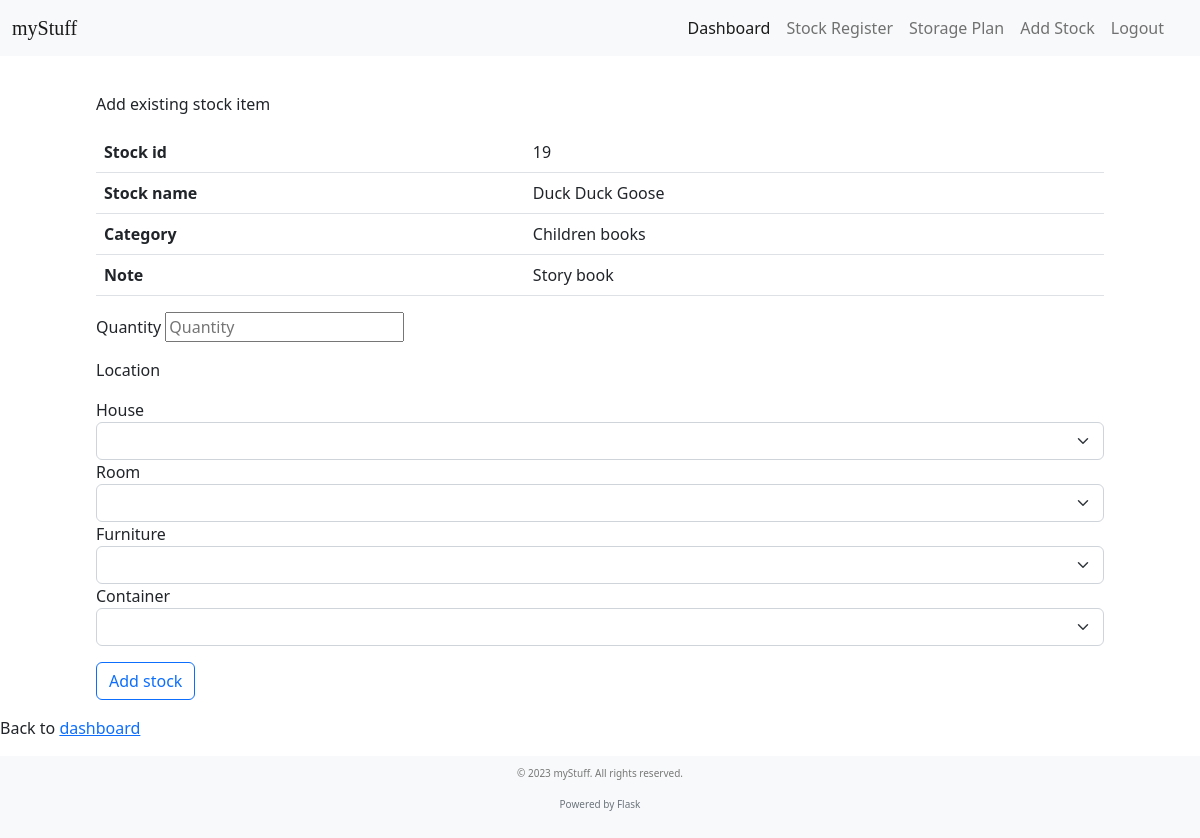
The app's page /add_existing_stock/19 (signed in) with its own data.
### tables this page shows
CREATE TABLE stock(stock_id INTEGER PRIMARY KEY AUTOINCREMENT, stock_name TEXT NOT NULL, category_id INTEGER NOT NULL, note TEXT, user_id INTEGER REFERENCES user(id), FOREIGN KEY(category_id) REFERENCES category(category_id));

CREATE TABLE category (
    category_id INTEGER PRIMARY KEY AUTOINCREMENT, 
    category TEXT NOT NULL, 
    description TEXT,
    user_id INTEGER REFERENCES user(id)
    );

### app.py (the view)
@app.route("/add_existing_stock/<int:stock_id>", methods=["GET", "POST"])
@login_required
def add_existing_stock(stock_id):
    db = get_db_connection()
    stock_info = db.execute(
        "SELECT stock_container.stock_container_id, stock.stock_id, stock.stock_name, category.category_id, category.category, stock.note, container.container_name, furniture.furniture_name, room.room_name, house.house_name, stock_container.quantity FROM stock_container JOIN stock ON stock.stock_id=stock_container.stock_id JOIN category ON category.category_id=stock.category_id JOIN container ON container.container_id=stock_container.container_id JOIN furniture ON furniture.furniture_id=container.furniture_id JOIN room ON room.room_id=furniture.room_id JOIN house ON house.house_id=room.house_id WHERE stock.stock_id=?",
        [stock_id],
    ).fetchall()
    containers_info = db.execute(
        "SELECT container_id, container_name, furniture_name, room_name, house_name FROM container JOIN furniture ON container.furniture_id=furniture.furniture_id JOIN room ON furniture.room_id=room.room_id JOIN house ON room.house_id=house.house_id WHERE house.user_id=? ORDER BY house.house_id, room.room_id, furniture.furniture_id, container.container_id",
        [current_user.id],
    ).fetchall()
    containers_dict = {}
    for row in containers_info:
        container_id, container_name, furniture_name, room_name, house_name = row
        if house_name not in containers_dict:
            containers_dict[house_name] = {}
        if room_name not in containers_dict[house_name]:
            containers_dict[house_name][room_name] = {}
        if furniture_name not in containers_dict[house_name][room_name]:
            containers_dict[house_name][room_name][furniture_name] = {}
        if container_id not in containers_dict[house_name][room_name][furniture_name]:
            containers_dict[house_name][room_name][furniture_name][
                container_id
            ] = container_name
    if request.method == "POST":
        db.execute(
            "INSERT INTO stock_container(stock_id, container_id, quantity) VALUES(?, ?, ?)",
            (
                stock_id,
                request.form.get("container"),
                request.form.get("quantity"),
            ),
        )
        db.commit()
        return redirect(f"/stock_info/{stock_id}")
    else:
        return render_template(
            "add_existing_item.html", stock_info=stock_info, menu=containers_dict
        )

### app.py (called while the page is built)
@login_manager.user_loader
def load_user(user_id):
    conn = sqlite3.connect("myStuff.db")
    c = conn.cursor()
    c.execute("SELECT * FROM user WHERE id=?", [user_id])
    user = c.fetchone()
    if user:
        return User(user[0], user[1])
    else:
        return None

def get_db_connection():
    conn = sqlite3.connect("myStuff.db")
    conn.row_factory = sqlite3.Row
    return conn

### templates/add_existing_item.html (shortened to what this page needs)
{% extends 'layout.html' %}
{% block content %}
<div id='addExistingStock'>
    <p> Add existing stock item</p>
    <table class='table'>
        <tr>
            <th scope="row">Stock id</th>
            <td>{{stock_info[0]["stock_id"]}}</td>
        </tr>
        <tr>
            <th scope="row">Stock name</th>
            <td>{{stock_info[0]["stock_name"]}}</td>
        </tr>
        <tr>
            <th scope="row">Category</th>
            <td>{{stock_info[0]["category"]}}</td>
        </tr>
        <tr>
            <th scope="row">Note</th>
            <td>{{stock_info[0]["note"]}}</td>
        </tr>
    </table>
    <form id='stock_location' method='post'>
        <div class="mb-3">
            <label for='quantity'>Quantity</label>
            <input type='number' name='quantity' id='quantity' placeholder='Quantity'>
        </div>
        <div class="mb-3">
            <p>Location</p>
            <label for='house'>House</label>
            <select class="form-select" name='hosue' id='house' aria-label='house'>
                <option></option>
            </select>
            <label for='room'>
                Room
            </label>
            <select class="form-select" name="room" id="room"></select>
            <label for='furniture'>Furniture</label>
            <select class="form-select" name='furniture' id='furniture'></select>
            <label for="container">Container</label>
            <select class="form-select" name='container' id='container'></select>
        </div>
        <button type="submit" name='stock_submit' class="btn btn-outline-primary">Add stock</button>
    </form>
</div>
</div>
<div>
    <p>Back to <a href='/dashboard'>dashboard</a></p>
</div>
{% endblock %}

### templates/layout.html (style rules this page uses)
html, body { height: 100%; background-image: url("../static/background.png"); background-repeat: repeat-y; background-size: cover; }
body { display: flex; flex-direction: column; }

### records on screen
stock: stock_id "19", stock_name "Duck Duck Goose", note "Story book"
category: category "Children books"
